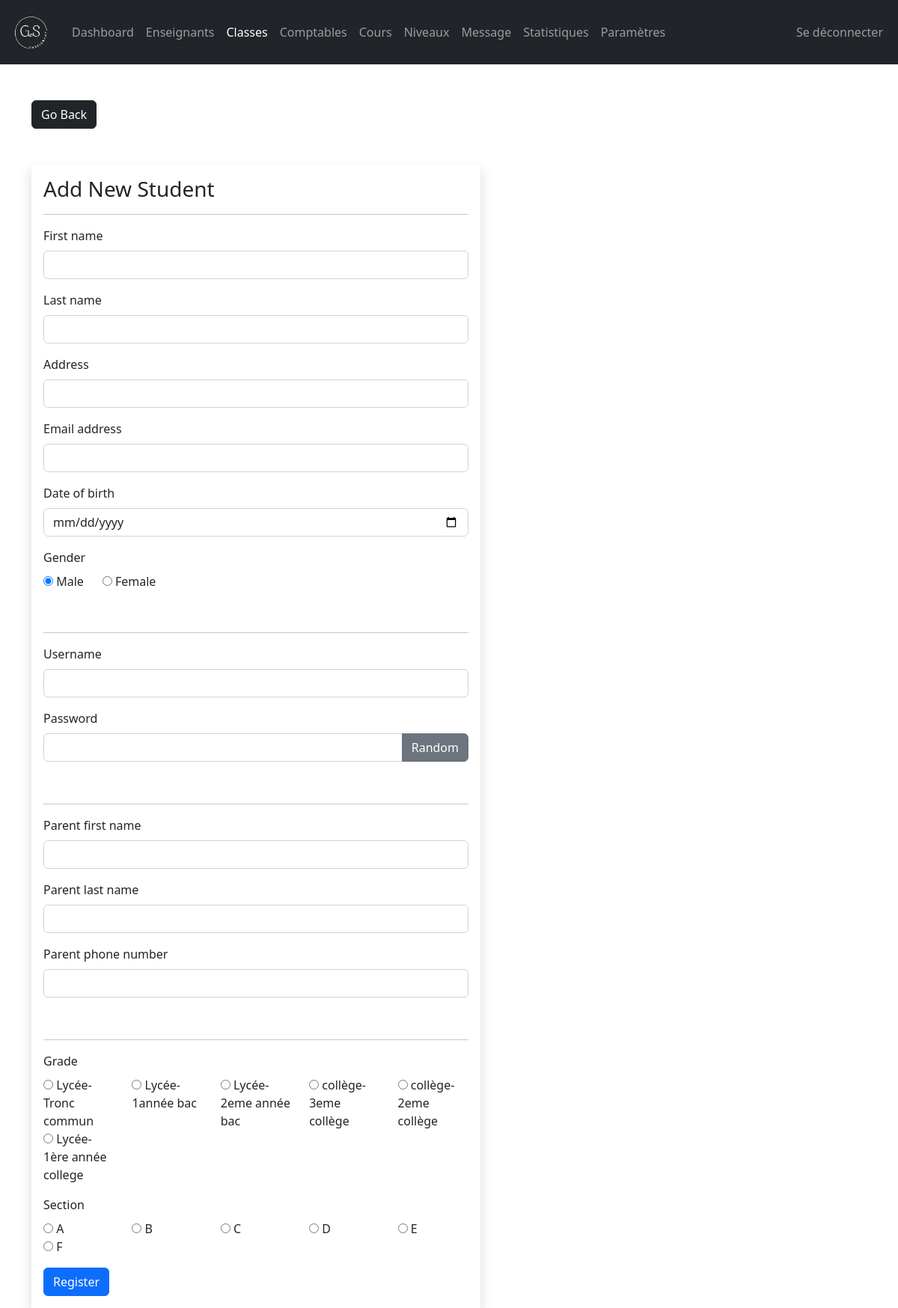
Screenshot of /admin/student-add.php (signed in) with the database file from the repository.
### tables this page shows
CREATE TABLE `grades` (
  `grade_id` int(11) NOT NULL,
  `grade` varchar(31) NOT NULL,
  `grade_code` varchar(7) NOT NULL
);

CREATE TABLE `section` (
  `section_id` int(11) NOT NULL,
  `section` varchar(7) NOT NULL
);

### admin/data/grade.php (called while the page is built, shortened)
<?php
function getAllGrades($conn){
   $sql = "SELECT * FROM grades";
   $stmt = $conn->prepare($sql);
   $stmt->execute();
   if ($stmt->rowCount() >= 1) {
     $grades = $stmt->fetchAll();
     return $grades;
   }else {
    return 0;
   }
}

### admin/data/section.php (called while the page is built, shortened)
<?php
function getAllSections($conn){
   $sql = "SELECT * FROM section";
   $stmt = $conn->prepare($sql);
   $stmt->execute();
   if ($stmt->rowCount() >= 1) {
     $sections = $stmt->fetchAll();
     return $sections;
   }else {
    return 0;
   }
}

### admin/student-add.php (the view, shortened to what this page needs)
<?php
if (isset($_SESSION['admin_id']) &&
    isset($_SESSION['role'])) {
    if ($_SESSION['role'] == 'Admin') {
       include "../DB_connection.php";
       include "data/grade.php";
       include "data/section.php";
       $grades = getAllGrades($conn);
       $sections = getAllSections($conn);
       $fname = '';
       $lname = '';
       $uname = '';
       $address = '';
       $email = '';
       $pfn = '';
       $pln = '';
       $ppn = '';
 ?>
<!DOCTYPE html>
<html lang="en">
<head>
	<link rel="stylesheet" href="https://cdn.jsdelivr.net/npm/bootstrap@5.2.0/dist/css/bootstrap.min.css">
	<link rel="stylesheet" href="../css/style.css">
  <link rel="stylesheet" href="https://cdnjs.cloudflare.com/ajax/libs/font-awesome/4.7.0/css/font-awesome.min.css">
</head>
<body>
    <?php
        include "inc/navbar.php";
     ?>
     <div class="container mt-5">
        <a href="student.php"
           class="btn btn-dark">Go Back</a>
        <form method="post"
              class="shadow p-3 mt-5 form-w"
              action="req/student-add.php">
        <h3>Add New Student</h3><hr>
        <div class="mb-3">
          <label class="form-label">First name</label>
          <input type="text"
                 class="form-control"
                 value="<?=$fname?>"
                 name="fname">
        </div>
        <div class="mb-3">
          <label class="form-label">Last name</label>
          <input type="text"
                 class="form-control"
                 value="<?=$lname?>"
                 name="lname">
        </div>
        <div class="mb-3">
          <label class="form-label">Address</label>
          <input type="text"
                 class="form-control"
                 value="<?=$address?>"
                 name="address">
        </div>
        <div class="mb-3">
          <label class="form-label">Email address</label>
          <input type="text"
                 class="form-control"
                 value="<?=$email?>"
                 name="email_address">
        </div>
        <div class="mb-3">
          <label class="form-label">Date of birth</label>
          <input type="date"
                 class="form-control"
                 name="date_of_birth">
        </div>
        <div class="mb-3">
          <label class="form-label">Gender</label><br>
          <input type="radio"
                 value="Male"
                 checked
                 name="gender"> Male
                 &nbsp;&nbsp;&nbsp;&nbsp;
          <input type="radio"
                 value="Female"
                 name="gender"> Female
        </div><br><hr>
        <div class="mb-3">
          <label class="form-label">Username</label>
          <input type="text"
                 class="form-control"
                 value="<?=$uname?>"
                 name="username">
        </div>
        <div class="mb-3">
          <label class="form-label">Password</label>
          <div class="input-group mb-3">
              <input type="text"
                     class="form-control"
                     name="pass"
                     id="passInput">
              <button class="btn btn-secondary"
                      id="gBtn">
                      Random</button>
          </div>
        </div><br><hr>
        <div class="mb-3">
          <label class="form-label">Parent first name</label>
          <input type="text"
                 class="form-control"
                 value="<?=$pfn?>"
                 name="parent_fname">
        </div>
        <div class="mb-3">
          <label class="form-label">Parent last name</label>
          <input type="text"
                 class="form-control"
                 value="<?=$pln?>"
                 name="parent_lname">
        </div>
        <div class="mb-3">
          <label class="form-label">Parent phone number</label>
          <input type="text"
                 class="form-control"
                 value="<?=$ppn?>"
                 name="parent_phone_number">
        </div><br><hr>
        <div class="mb-3">
          <label class="form-label">Grade</label>
          <div class="row row-cols-5">
            <?php foreach ($grades as $grade): ?>
            <div class="col">
              <input type="radio"
                     name="grade"
                     value="<?=$grade['grade_id']?>">
                     <?=$grade['grade_code']?>-<?=$grade['grade']?>
            </div>
            <?php endforeach ?>
          </div>
        </div>
        <div class="mb-3">
          <label class="form-label">Section</label>
          <div class="row row-cols-5">
            <?php foreach ($sections as $section): ?>
            <div class="col">
              <input type="radio"
                     name="section"
                     value="<?=$section['section_id']?>">
                     <?=$section['section']?>
            </div>
            <?php endforeach ?>
          </div>
        </div>
      <button type="submit" class="btn btn-primary">Register</button>
     </form>
     </div>
</body>
</html>
<?php
  }else {
    header("Location: ../login.php");
    exit;
  }
}else {
	header("Location: ../login.php");
	exit;
}
?>

### css/style.css (style rules this page uses)
.form-w { max-width: 600px; width: 100%; }

### rows the page displays
grades: grade_code "Lycée", grade "Tronc commun"
grades: grade_code "Lycée", grade "1année bac"
grades: grade_code "Lycée", grade "2eme année bac"
grades: grade_code "collège", grade "3eme collège"
grades: grade_code "collège", grade "2eme collège"
grades: grade_code "Lycée", grade "1ère année college"
section: section "A"
section: section "B"
section: section "C"
section: section "D"
section: section "E"
section: section "F"
